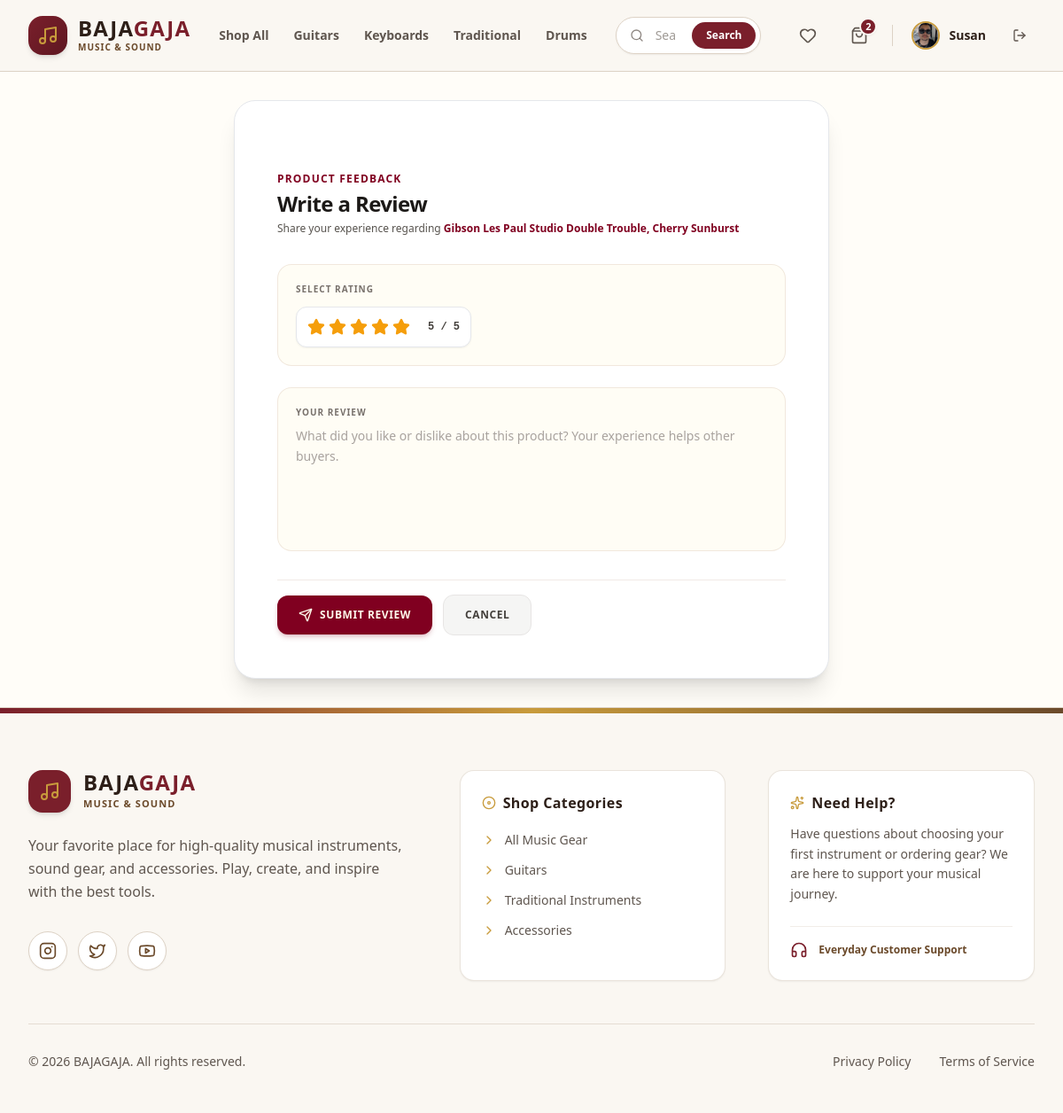
The app's page /review/add/1/ (signed in) with its own data.
### bg_app/models.py (models this page shows, shortened)
class User(AbstractUser):
    phone = models.CharField(max_length=20, blank=True)
    address = models.TextField(blank=True)
    profile_picture = models.ImageField(upload_to='images/user/', blank=True, null=True)

class Cart(models.Model):
    customer = models.OneToOneField(User, on_delete=models.CASCADE, related_name='cart')

class Product(models.Model):
    class Category(models.TextChoices):
        GUITARS = 'guitars', 'Guitars & Basses'
        KEYBOARDS = 'keyboards', 'Keyboards & Synthesizers'
        DRUMS = 'drums', 'Drums & Percussion'
        TRADITIONAL = 'traditional', 'Traditional & Folk'
        WIND = 'wind', 'Wind & Brass'
        STUDIO = 'studio', 'Studio & Recording'
        AMPS_EFFECTS = 'amps_effects', 'Amps & Effect Pedals'
        ACCESSORIES = 'accessories', 'Accessories & Cables'
    class Condition(models.TextChoices):
        NEW = 'new', 'Brand New (Sealed)'
        REFURBISHED = 'refurbished', 'Factory Refurbished'
        USED = 'used', 'Pre-Owned / Good'
    brand = models.ForeignKey(Brand, on_delete=models.SET_NULL, null=True, related_name='products')
    name = models.CharField(max_length=255)
    category = models.CharField(max_length=20, choices=Category.choices)
    condition = models.CharField(max_length=20, choices=Condition.choices, default=Condition.NEW)
    description = models.TextField()
    price = models.DecimalField(max_digits=10, decimal_places=2)
    stock = models.PositiveIntegerField(default=0)
    product_image = models.ImageField(upload_to='images/products/')
    sku = models.CharField(max_length=100, unique=True, blank=True, null=True)
    is_active = models.BooleanField(default=True)
    created_at = models.DateTimeField(auto_now_add=True)

### bg_app/views/reviews_view.py (the view, shortened to what this page needs)
# urls.py: path('review/add/<int:product_id>/', add_review_view, name='add_review'),
@login_required
def add_review_view(request, product_id):
    product = Product.objects.get(id=product_id)
    if request.user.is_staff:
        messages.error(request, "Staff members cannot add reviews.")
        return redirect('/products/')
    if not product:
        messages.error(request, "Product not found.")
        return redirect('/products/')
    if Review.objects.filter(customer=request.user, product=product).exists():
        messages.error(request, "You have already reviewed this product.")
        return redirect(f'/products/{product_id}/')
    errors = {}
    return render(request, 'main/add_review_page.html', {'product': product})

### bg_app/templates/main/add_review_page.html (shortened to what this page needs)
<!DOCTYPE html>
<html lang="en">
<head>
    {% load static %}
    <link href="{% static 'css/styles.css' %}" rel="stylesheet" />
</head>
<body class="bg-amber-50/30 text-stone-900 font-sans min-h-screen flex flex-col">
    {% include 'components/_navbar.html' %}
    <main class="flex-grow flex items-center justify-center p-4 sm:p-6 lg:p-8">
        <form method="POST" class="w-full max-w-2xl bg-white border border-amber-900/15 rounded-3xl overflow-hidden shadow-xl p-8 lg:p-12 space-y-8">
            <div>
                <h2 class="text-xs font-bold uppercase tracking-widest text-[#800020] mb-1">Product Feedback</h2>
                <p class="text-2xl font-black text-stone-900 tracking-tight">Write a Review</p>
                <p class="text-xs text-stone-600 mt-1 font-medium">Share your experience regarding <span class="text-[#800020] font-bold">{{ product.name }}</span></p>
            </div>
            <div class="space-y-6">
                <div class="bg-amber-50/50 border border-amber-900/10 p-5 rounded-2xl">
                    <label class="text-[10px] font-extrabold uppercase tracking-widest text-stone-500 block mb-3">Select Rating</label>
                    <div class="flex items-center gap-3 bg-white border border-amber-900/15 p-3 rounded-xl inline-flex shadow-sm">
                        <div class="flex items-center gap-1">
                            <button type="button" data-star="1" class="star-btn text-amber-500 hover:scale-110 transition-transform focus:outline-none">
                                <i data-lucide="star" class="w-5 h-5 fill-current"></i>
                            </button>
                            <button type="button" data-star="2" class="star-btn text-amber-500 hover:scale-110 transition-transform focus:outline-none">
                                <i data-lucide="star" class="w-5 h-5 fill-current"></i>
                            </button>
                            <button type="button" data-star="3" class="star-btn text-amber-500 hover:scale-110 transition-transform focus:outline-none">
                                <i data-lucide="star" class="w-5 h-5 fill-current"></i>
                            </button>
                            <button type="button" data-star="4" class="star-btn text-amber-500 hover:scale-110 transition-transform focus:outline-none">
                                <i data-lucide="star" class="w-5 h-5 fill-current"></i>
                            </button>
                            <button type="button" data-star="5" class="star-btn text-amber-500 hover:scale-110 transition-transform focus:outline-none">
                                <i data-lucide="star" class="w-5 h-5 fill-current"></i>
                            </button>
                        </div>
                        <span id="rating_display" class="text-xs font-mono font-bold text-stone-700 ml-2">5 / 5</span>
                    </div>
                </div>
                <div class="bg-amber-50/50 border border-amber-900/10 p-5 rounded-2xl focus-within:border-[#800020] focus-within:bg-white transition-all">
                    <label class="text-[10px] font-extrabold uppercase tracking-widest text-stone-500 block mb-2">Your Review</label>
                    <textarea id="id_comment" name="comment" rows="5" placeholder="What did you like or dislike about this product? Your experience helps other buyers." class="w-full bg-transparent text-sm font-medium text-stone-800 focus:outline-none placeholder-stone-400 resize-none leading-relaxed">{{ data.comment|default:'' }}</textarea>
                </div>
            </div>
            <div class="flex items-center gap-3 pt-4 border-t border-amber-900/10">
                <button type="submit" class="flex-grow sm:flex-none bg-[#800020] hover:bg-[#600018] text-amber-50 font-bold py-3.5 px-6 rounded-xl transition-all flex items-center justify-center gap-2 text-xs uppercase tracking-wider shadow-md shadow-[#800020]/20">
                    <i data-lucide="send" class="w-4 h-4"></i>
                    Submit Review
                </button>
                <a href="javascript:history.back()" class="flex-grow sm:flex-none bg-stone-100 hover:bg-stone-200 text-stone-700 font-bold py-3.5 px-6 rounded-xl transition-all flex items-center justify-center gap-2 text-xs uppercase tracking-wider border border-stone-200">
                    Cancel
                </a>
            </div>
        </form>
    </main>
    {% include 'components/_footer.html' %}
</body>
</html>

### bg_app/templates/components/_navbar.html (shortened to what this page needs)
<header class="sticky top-0 z-50 bg-[#FAF7F2]/95 backdrop-blur-lg border-b border-[#DDD2C5] font-sans">
  <div class="max-w-7xl mx-auto px-4 sm:px-6 lg:px-8">
    <div class="flex items-center justify-between h-20 gap-4 lg:gap-8">
      <div class="flex items-center gap-8">
        <a href="/" class="flex items-center gap-3 group shrink-0">
          <div class="w-11 h-11 rounded-2xl bg-gradient-to-br from-[#7A1F2B] to-[#5E1721] text-[#FFFFFF] flex items-center justify-center shadow-md group-hover:scale-105 transition-all duration-300">
            <i data-lucide="music" class="w-6 h-6 text-[#C89B3C]"></i>
          </div>
          <div class="flex flex-col">
            <span class="text-2xl font-black tracking-wider text-[#2D1F18] leading-none">BAJA<span class="text-[#7A1F2B]">GAJA</span></span>
            <span class="text-[10px] font-bold text-[#6B4A2B] tracking-widest uppercase mt-0.5">Music & Sound</span>
          </div>
        </a>
        <nav class="hidden md:flex items-center gap-7 text-sm font-semibold text-[#5F564F]">
          <a href="/products/" class="hover:text-[#7A1F2B] transition-all py-1 relative after:absolute after:bottom-0 after:left-0 after:w-0 after:h-0.5 after:bg-[#7A1F2B] hover:after:w-full after:transition-all">Shop All</a>
          <a href="/products/?category=guitars" class="hover:text-[#7A1F2B] transition-all py-1 relative after:absolute after:bottom-0 after:left-0 after:w-0 after:h-0.5 after:bg-[#7A1F2B] hover:after:w-full after:transition-all">Guitars</a>
          <a href="/products/?category=keyboards" class="hover:text-[#7A1F2B] transition-all py-1 relative after:absolute after:bottom-0 after:left-0 after:w-0 after:h-0.5 after:bg-[#7A1F2B] hover:after:w-full after:transition-all">Keyboards</a>
          <a href="/products/?category=traditional" class="hover:text-[#7A1F2B] transition-all py-1 relative after:absolute after:bottom-0 after:left-0 after:w-0 after:h-0.5 after:bg-[#7A1F2B] hover:after:w-full after:transition-all">Traditional</a>
          <a href="/products/?category=drums" class="hover:text-[#7A1F2B] transition-all py-1 relative after:absolute after:bottom-0 after:left-0 after:w-0 after:h-0.5 after:bg-[#7A1F2B] hover:after:w-full after:transition-all">Drums</a>
        </nav>
      </div>
      <div class="flex-1 max-w-md hidden sm:block">
        <form action="/products/" method="GET" class="relative group">
          <input type="text" name="search" value="{{ request.GET.search }}" placeholder="Search instruments, gear..."
            class="w-full bg-[#FFFFFF] border border-[#DDD2C5] rounded-full pl-11 pr-24 py-2.5 text-sm text-[#2D1F18] placeholder-[#5F564F]/60 focus:outline-none focus:border-[#7A1F2B] focus:ring-2 focus:ring-[#7A1F2B]/20 shadow-sm transition-all">
          <div class="absolute inset-y-0 left-0 pl-4 flex items-center pointer-events-none text-[#5F564F]/70 group-focus-within:text-[#7A1F2B]">
          </div>
          <button type="submit" class="absolute inset-y-1.5 right-1.5 px-4 bg-[#7A1F2B] hover:bg-[#5E1721] text-[#FFFFFF] text-xs font-semibold rounded-full flex items-center justify-center transition-all shadow-sm">
            Search
          </button>
        </form>
      </div>
      <div class="flex items-center gap-3 sm:gap-4">
        {% if user.is_authenticated and not user.is_staff %}
          <a href="/wishlist/" class="p-2.5 text-[#5F564F] hover:text-[#7A1F2B] hover:bg-[#FFFFFF] rounded-full border border-transparent hover:border-[#DDD2C5] transition-all relative shadow-none hover:shadow-sm" title="Wishlist">
            <i data-lucide="heart" class="w-5 h-5"></i>
          </a>
          <a href="/cart/" class="p-2.5 text-[#5F564F] hover:text-[#7A1F2B] hover:bg-[#FFFFFF] rounded-full border border-transparent hover:border-[#DDD2C5] transition-all relative shadow-none hover:shadow-sm" title="Shopping Cart">
            <i data-lucide="shopping-bag" class="w-5 h-5"></i>
            {% if user.is_authenticated and user.cart.items.exists %}
              <span class="absolute top-0 right-0 w-5 h-5 bg-[#7A1F2B] text-[#FFFFFF] text-[11px] font-bold rounded-full flex items-center justify-center border-2 border-[#FAF7F2] shadow-sm">
                {{ user.cart.items.count }}
              </span>
            {% endif %}
          </a>
        {% endif %}
        {% if user.is_authenticated %}
          <div class="flex items-center gap-2">
            <a href="/profile/" class="flex items-center gap-2.5 group p-1 pr-3 rounded-full hover:bg-[#FFFFFF] transition-all border border-transparent hover:border-[#DDD2C5]">
              {% if user.profile_picture %}
                <img src="{{ user.profile_picture.url }}" alt="Profile" class="w-8 h-8 rounded-full object-cover border-2 border-[#C89B3C]">
              {% else %}
                <div class="w-8 h-8 rounded-full bg-[#FAF7F2] border-2 border-[#C89B3C] flex items-center justify-center text-[#7A1F2B]">
                  <i data-lucide="user" class="w-4 h-4"></i>
                </div>
              {% endif %}
              <span class="text-sm font-semibold hidden lg:block text-[#2D1F18] group-hover:text-[#7A1F2B] transition-colors">{{ user.username }}</span>
            </a>
            <form action="/logout/" method="POST" class="inline">
              <button type="submit" class="p-2 text-[#5F564F] hover:text-[#B4473A] hover:bg-[#FFFFFF] rounded-full border border-transparent hover:border-[#DDD2C5] transition-colors" title="Log Out">
                <i data-lucide="log-out" class="w-4 h-4"></i>
              </button>
            </form>
          </div>
        {% endif %}
      </div>
    </div>
  </div>
</header>

### records on screen
User: cart.items.count "2", profile_picture (picture), username "Susan"
Product: name "Gibson Les Paul Studio Double Trouble, Cherry Sunburst"
